Frame 1 (no input): blank canvas, image omitted
Frame 60 (no input): blank canvas, image omitted
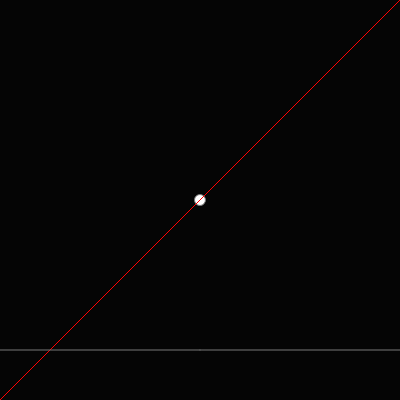
Frame 120 (the mouse pressed at the canvas centre since frame 60)

The p5.js sketch whose frames 1 and 60 were blank and that drew this single picture after the mouse press (run headless with seeded random() and noise() and a simulated clock; from frame 60 on, the mouse is pressed at the canvas centre):

// p5.js sketch
// ── sketch.js
// se calcula la derivada del error respecto de m, y b
// y se ajusta m y b, segun el delta calculado
//de esta forma se busca el minimo
// se calculan los residuos, y el error total

var data = []; // van de 0-1 
var m = 1;
var b = 0;
var resi = [];
const learninRate=.1;
function setup() {
	createCanvas(400, 400);
	background(51);
}

function mousePressed() {
	var x = map(mouseX, 0, width, 0, 1);
	var y = map(mouseY, 0, height, 1, 0);
	var point = createVector(x, y);
	data.push(point);
}

function drawLine() {
	var x1 = 0;
	var x2 = 1;
	var y1 = m * x1 + b;
	var y2 = m * x2 + b;
	stroke(255, 0, 0);
	x1 = map(x1, 0, 1, 0, width);
	y1 = map(y1, 0, 1, height, 0);
	x2 = map(x2, 0, 1, 0, width);
	y2 = map(y2, 0, 1, height, 0);
	line(x1, y1, x2, y2);
}

function gradientDescent() {
	var sumerr=0;
	for (var i = 0; i < data.length; i++) {
		var x = data[i].x;
		var y = data[i].y;
		var guess = m * x + b;
		var error = guess - y;
		var delta_m = -error * x;
		var delta_b = -error;
		m += delta_m*learninRate;
		b += delta_b * learninRate;

		resi[i] = data[i].y - m * data[i].x - b;
		sumerr = sumerr+resi[i]*resi[i];
	}
	return sumerr;

}


function draw() {
	background(5);
	fill(255); // mapeo inversa para dibujar los datos
	var err= gradientDescent()*100;
	textSize(16);

	if (err){text("err: "+nf(err,1,2),width-100,height-100);}
	for (var i = 0; i < data.length; i++) {
		var x = map(data[i].x, 0, 1, 0, width);
		var y = map(data[i].y, 0, 1, height, 0);
		ellipse(x, y, 11, 11);
		//	ellipse(x, y, resi[i] * 100, resi[i] * 100);
		drawLine();
		stroke(120);
		line(0, height - 50, width, height - 50);
		var y = map(resi[i], -1, 1, height, height - 100);
		line(x, height - 50, x, y);
	}

}
